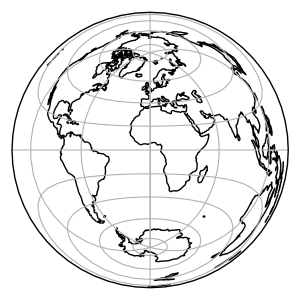

Write the Python code that produced this figure.
import matplotlib.pyplot as plt
import cartopy.crs as ccrs

plt.figure(figsize=(3.0066, 3))
ax = plt.axes(projection=ccrs.LambertAzimuthalEqualArea())
ax.coastlines(resolution='110m')
ax.gridlines()
